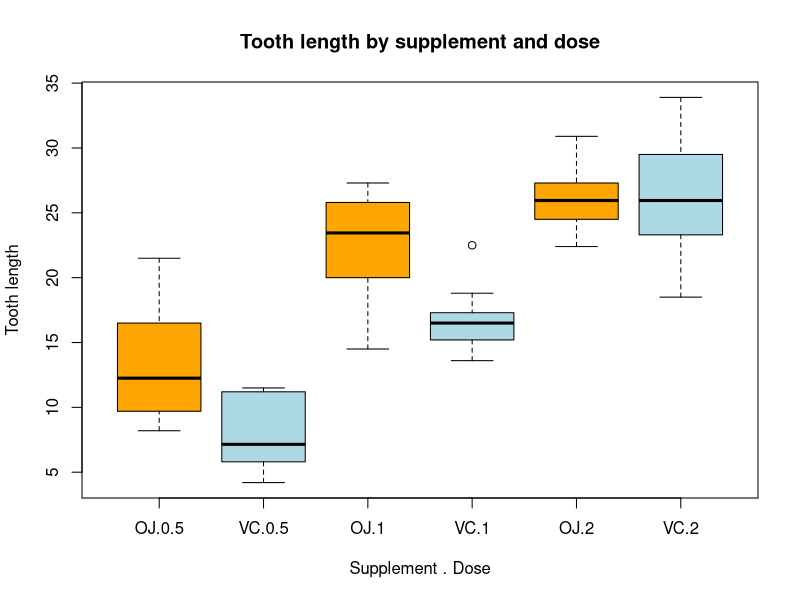
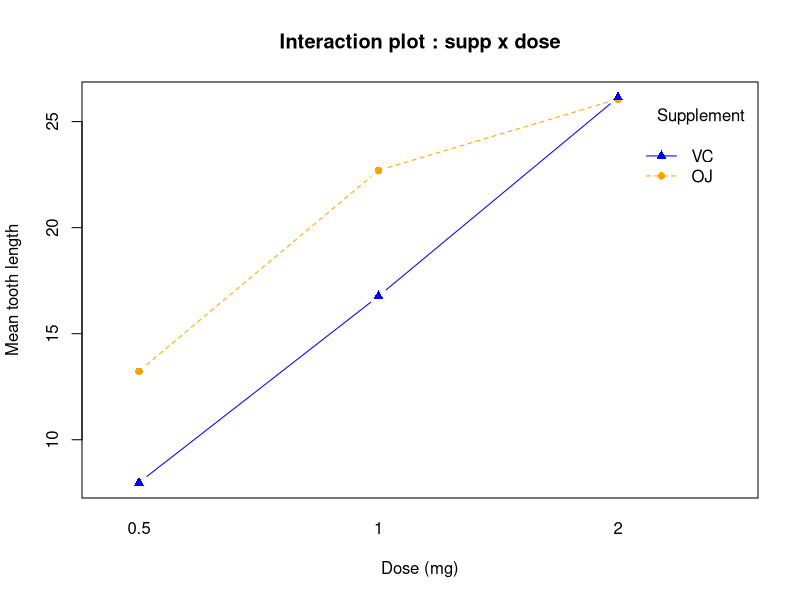
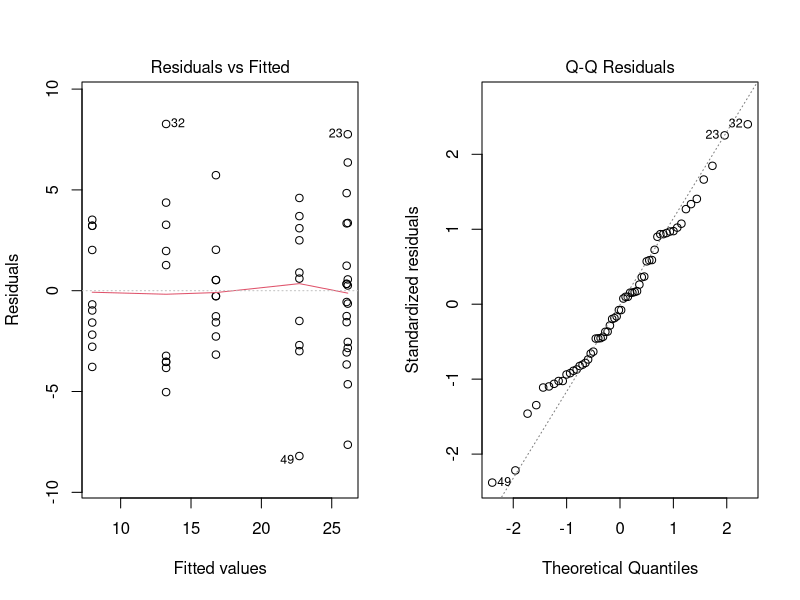

Source code (R) for these figures, in order:
############################################################
#  FILE 4 : TWO WAY ANOVA
#
#  Question answered :
#     "How do TWO categorical factors affect a numeric
#      outcome, and do they INTERACT ?"
#
#  Three hypotheses are tested at once :
#     H0 (factor A)      : no effect of factor A
#     H0 (factor B)      : no effect of factor B
#     H0 (interaction)   : the effect of A does not depend
#                          on the level of B
#
#  Topics
#    1. The data  (built-in ToothGrowth data set)
#    2. Look at the data first
#    3. Two way ANOVA WITHOUT interaction
#    4. Two way ANOVA WITH interaction
#    5. Interaction plot
#    6. Post-hoc comparisons
#    7. Assumption checks
############################################################


############################################################
#  1. THE DATA
############################################################
#
#  ToothGrowth : 60 guinea pigs received vitamin C and the
#  length of their tooth cells was measured.
#
#     len  : tooth length            (numeric outcome)
#     supp : supplement type         factor A
#              OJ = orange juice,  VC = ascorbic acid
#     dose : daily dose in mg        factor B
#              0.5, 1.0, 2.0
#
#  dose is stored as a number. For ANOVA it must be a FACTOR,
#  otherwise R would treat it as a regression variable.

data("ToothGrowth")
teeth <- ToothGrowth
teeth$dose <- factor(teeth$dose)      # convert to categorical

cat("=============================================\n")
cat(" 1. THE DATA\n")
cat("=============================================\n")
str(teeth)

# How many observations in each combination ?
# A "balanced" design (equal counts) makes ANOVA simplest.
table(teeth$supp, teeth$dose)


############################################################
#  2. LOOK AT THE DATA FIRST
############################################################

cat("\n=============================================\n")
cat(" 2. DESCRIPTIVE STATISTICS\n")
cat("=============================================\n")

# Mean tooth length for every supp x dose combination
cell_means <- aggregate(len ~ supp + dose, data = teeth, FUN = mean)
print(cell_means)

# Side-by-side box plots
boxplot(len ~ supp * dose, data = teeth,
        col  = c("orange", "lightblue"),
        main = "Tooth length by supplement and dose",
        xlab = "Supplement . Dose", ylab = "Tooth length")


############################################################
#  3. TWO WAY ANOVA WITHOUT INTERACTION  (additive model)
############################################################
#
#  Formula :   len ~ supp + dose
#  The "+" means : each factor has its own separate effect.

cat("\n=============================================\n")
cat(" 3. ADDITIVE MODEL  (len ~ supp + dose)\n")
cat("=============================================\n")

model_add <- aov(len ~ supp + dose, data = teeth)
summary(model_add)

#  Read the table exactly like in one way ANOVA, but now
#  there is one row per factor.  A small Pr(>F) for a row
#  means that factor matters.


############################################################
#  4. TWO WAY ANOVA WITH INTERACTION
############################################################
#
#  Formula :   len ~ supp * dose
#  The "*" is shorthand for   supp + dose + supp:dose
#  The term  supp:dose  is the INTERACTION.
#
#  Interaction means : the effect of the supplement is
#  different at different doses.

cat("\n=============================================\n")
cat(" 4. INTERACTION MODEL  (len ~ supp * dose)\n")
cat("=============================================\n")

model_int <- aov(len ~ supp * dose, data = teeth)
anova_int <- summary(model_int)
print(anova_int)

# Pull out the three p-values and state the conclusions
p_vals <- anova_int[[1]][["Pr(>F)"]][1:3]
names(p_vals) <- c("supp", "dose", "supp:dose")

cat("\n  Conclusions at alpha = 0.05 :\n")
for (term in names(p_vals)) {
  verdict <- if (p_vals[term] < 0.05) "significant" else "NOT significant"
  cat("   ", format(term, width = 10), " p =",
      format(round(p_vals[term], 4), nsmall = 4), " ->", verdict, "\n")
}

#  Rule of thumb :
#    If the interaction IS significant, interpret the
#    interaction (look at the plot in section 5) rather than
#    the main effects alone.
#    If the interaction is NOT significant, the simpler
#    additive model from section 3 is fine.


############################################################
#  5. INTERACTION PLOT
############################################################
#
#  One line per supplement, dose on the x axis.
#    Parallel lines    ->  no interaction
#    Crossing / non-parallel lines  ->  interaction

cat("\n=============================================\n")
cat(" 5. INTERACTION PLOT\n")
cat("=============================================\n")

interaction.plot(x.factor     = teeth$dose,
                 trace.factor = teeth$supp,
                 response     = teeth$len,
                 fun   = mean,
                 type  = "b",           # both points and lines
                 col   = c("orange", "blue"),
                 pch   = c(16, 17),
                 xlab  = "Dose (mg)",
                 ylab  = "Mean tooth length",
                 trace.label = "Supplement",
                 main  = "Interaction plot : supp x dose")

cat("  Plot drawn. Lines converge at dose 2.0 : the advantage\n")
cat("  of orange juice disappears at the highest dose.\n")


############################################################
#  6. POST-HOC COMPARISONS
############################################################
#
#  Tukey HSD works for two way ANOVA too.  It gives pairwise
#  comparisons for each factor and for the interaction cells.

cat("\n=============================================\n")
cat(" 6. TUKEY POST-HOC TEST\n")
cat("=============================================\n")

tukey <- TukeyHSD(model_int)

# Only the dose comparisons (3 pairs) - easy to read
print(tukey$dose)

# The interaction cells give 15 pairwise comparisons.
# Uncomment to see all of them :
# print(tukey$`supp:dose`)


############################################################
#  7. ASSUMPTION CHECKS
############################################################
#
#  Same assumptions as one way ANOVA :
#    normal residuals, equal variances, independence.

cat("\n=============================================\n")
cat(" 7. ASSUMPTION CHECKS\n")
cat("=============================================\n")

# Normality of residuals  (want p > 0.05)
shapiro.test(residuals(model_int))

# Equal variances across all 6 cells  (want p > 0.05)
# interaction() builds one factor with 6 levels : OJ.0.5, VC.0.5 ...
bartlett.test(len ~ interaction(supp, dose), data = teeth)

# Standard diagnostic plots : residuals vs fitted and Q-Q plot
par(mfrow = c(1, 2))
plot(model_int, which = 1)     # residuals vs fitted : want no pattern
plot(model_int, which = 2)     # Q-Q plot : want points on the line
par(mfrow = c(1, 1))


############################################################
#  8. SUMMARY
############################################################
#
#  Model                 R code
#  --------------------  ----------------------------------------
#  Additive              aov(y ~ A + B, data = d)
#  With interaction      aov(y ~ A * B, data = d)
#  Interaction plot      interaction.plot(B, A, y)
#  Pairwise comparisons  TukeyHSD(model)
#
#  Continue with FILE 5 for Linear Regression.
############################################################
